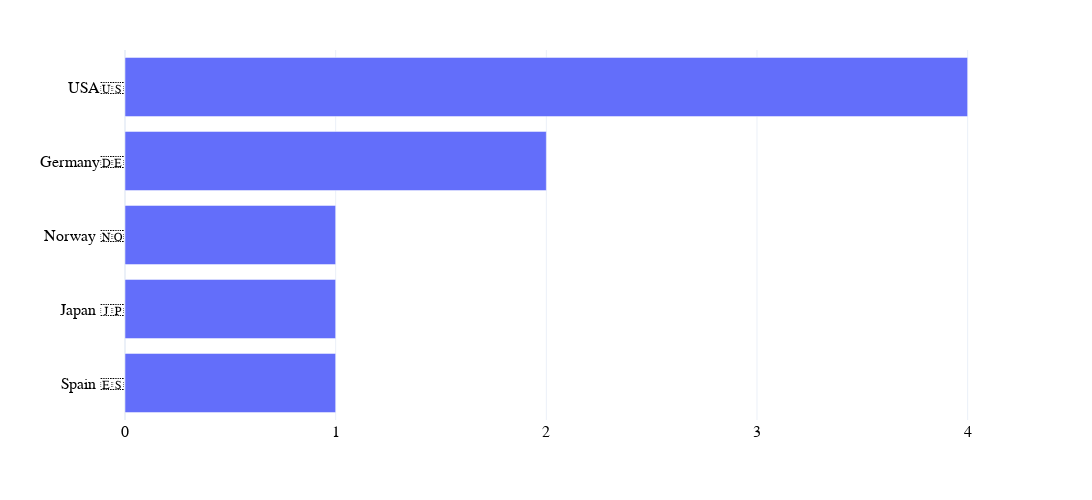

The code cell stored with this chart in its notebook:
### Code cell
fig_5_a = px.bar(winner_counts, x='Wins',
             y='Country_Flag',
             category_orders={"Country_Flag": winner_counts["Country_Flag"].tolist()}
            )
fig_5_a.update_xaxes(title="",tickmode='linear', dtick=1)

fig_5_a.update_layout(
    font=dict(
        family="Helvetica",  # Font style
        size=16,  # General font size
        color="black"  # Font color
    ),
    yaxis=dict(showgrid=False),
    xaxis=dict(showgrid=True),
    template='plotly_white',
    showlegend=True,
    legend=dict(
        orientation="h",  
        yanchor="bottom",  
        y=1.02,            
        xanchor="left",  
                     
    ),
    margin=dict(t=50),
    width=1200,
    height=500,
    xaxis_title="",
    yaxis_title="",
    bargap=0.2
)

### Figure 1 — Plotly figure (JSON) as saved in the notebook; plotly's stock layout.template omitted (floating-point values rounded to 4 significant figures)
{"data": [{"alignmentgroup": "True", "hovertemplate": "Wins=%{x}<br>Country_Flag=%{y}<extra></extra>", "legendgroup": "", "marker": {"color": "#636efa", "pattern": {"shape": ""}}, "name": "", "offsetgroup": "", "orientation": "h", "showlegend": false, "textposition": "auto", "type": "bar", "x": [4, 2, 1, 1, 1], "xaxis": "x", "y": ["USA🇺🇸", "Germany🇩🇪", "Norway 🇳🇴", "Japan 🇯🇵", "Spain 🇪🇸"], "yaxis": "y"}], "layout": {"bargap": 0.2, "barmode": "relative", "font": {"color": "black", "family": "Helvetica", "size": 16}, "height": 500, "legend": {"orientation": "h", "tracegroupgap": 0, "xanchor": "left", "y": 1.02, "yanchor": "bottom"}, "margin": {"t": 50}, "showlegend": true, "width": 1200, "xaxis": {"anchor": "y", "domain": [0, 1], "dtick": 1, "showgrid": true, "tickmode": "linear", "title": {"text": ""}}, "yaxis": {"anchor": "x", "categoryarray": ["Spain 🇪🇸", "Japan 🇯🇵", "Norway 🇳🇴", "Germany🇩🇪", "USA🇺🇸"], "categoryorder": "array", "domain": [0, 1], "showgrid": false, "title": {"text": ""}}}}
